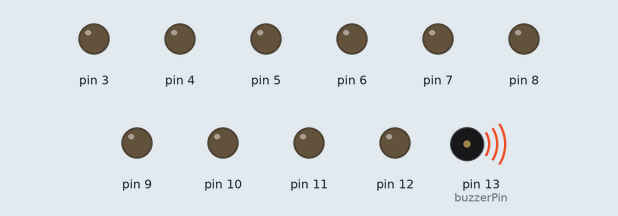
The sketch below on a simulated Arduino Uno, built with avr-gcc and run on an emulated ATmega328P. Parts: output pins drawn as LEDs (lit = HIGH), buzzer (waves = sounding).

Above: at 0.1 s.
At 13.07 s:
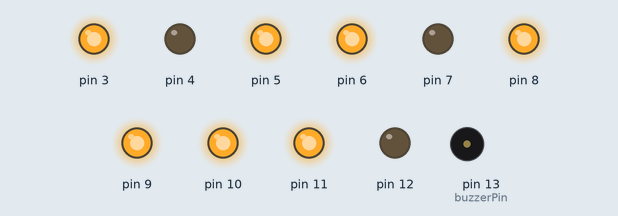
At 14.57 s:
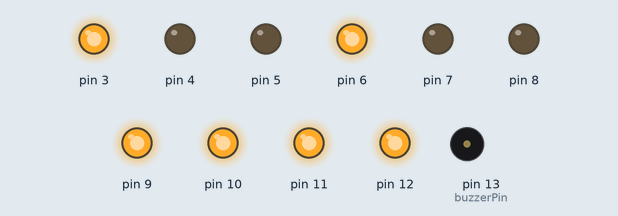
At 16.57 s:
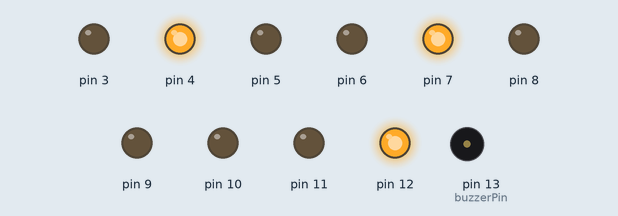
At 19.8 s:
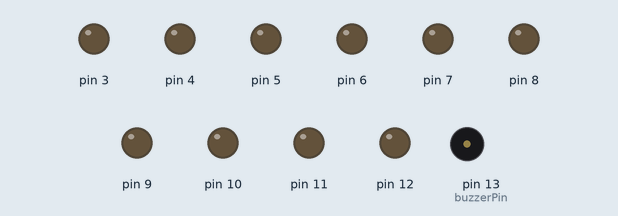
At 39.53 s:
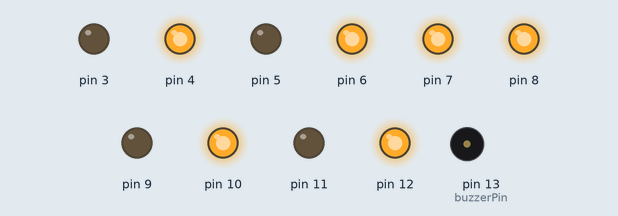
Timing chart, 0 to 40.0 s (numbered marks = the images above):
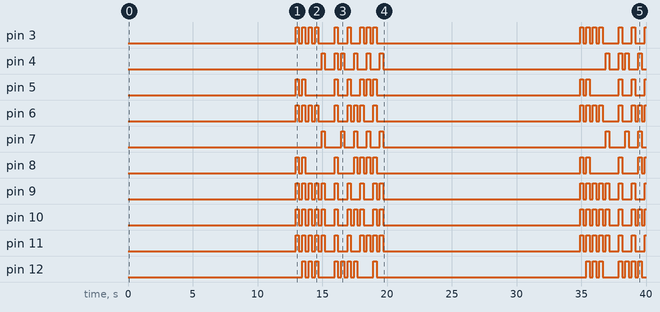

The sketch:

christmas.ino
```cpp
// Welcome to Arduino!

// If you're brand-new to this, there will be some new things to
// learn, but we'll jump right in and explain things as we go.

// The Arduino is a tiny computer that runs programs called
// "sketches". These are text files written using instructions
// the computer understances. You're reading a sketch right now.

// Sketches have computer code in them, but also (hopefully)
// "comments" that explain what the code does. Comments and code
// will have different colors in the editor so you can tell them
// apart.

// This is a comment - anything on a line after "//" is ignored
// by the computer.

/* This is also a comment - this one can be multi-line, but it
must start and end with these characters */

// A "function" is a named block of code, that performs a specific,
// well, function. Many useful functions are already built-in to
// the Arduino; others you'll name and write yourself for your
// own purposes.

// All Arduino sketches MUST have two specific functions, named
// "setup()" and "loop()". The Arduino runs these functions
// automatically when it starts up or if you press the reset
// button. You'll typically fill these function "shells" with your
// own code. Let's get started!


// The setup() function runs once when the sketch starts.
// You'll use it for things you need to do first, or only once:
const int buzzerPin = 13;
const int songLength = 28;
char notes[] = "ggagCb ggagDC ggGECba FFECDC";
int beats[] = {1,1,2,2,2,3,1,1,1,2,2,2,3,1,1,1,2,2,2,2,2,1,1,1,2,2,2,4};

void setup()
{
  // The Arduino has 13 digital input/output pins. These pins
  // can be configured as either inputs or outputs. We set this
  // up with a built-in function called pinMode().

  // The pinMode() function takes two values, which you type in
  // the parenthesis after the function name. The first value is
  // a pin number, the second value is the word INPUT or OUTPUT.

  // Here we'll set up pin 13 (the one connected to a LED) to be
  // an output. We're doing this because we need to send voltage
  // "out" of the Arduino to the LED.

  pinMode(12, OUTPUT);
  pinMode(11, OUTPUT);
  pinMode(10, OUTPUT);
  pinMode(9, OUTPUT);
  pinMode(8, OUTPUT);
  pinMode(7, OUTPUT);
  pinMode(6, OUTPUT);
  pinMode(5, OUTPUT);
  pinMode(4, OUTPUT);
  pinMode(3, OUTPUT);
  pinMode(buzzerPin, OUTPUT);
  // By the way, the Arduino offers many useful built-in functions
  // like this one. You can find information on all of them at the
  // Arduino website: http://arduino.cc/en/Reference
}


//      12
//    9   11
//      10
//    6   8
//      7
//    3   5
//        4
   int tempo = 250;


void loop()
{

  int i, duration;

  for (i = 0; i < songLength; i++) // step through the song arrays
  {
    duration = beats[i] * tempo;  // length of note/rest in ms

    if (notes[i] == ' ')          // is this a rest?
    {
      delay(duration);            // then pause for a moment
    }
    else                          // otherwise, play the note
    {
      tone(buzzerPin, frequency(notes[i]), duration);
      delay(duration);            // wait for tone to finish
    }
    delay(tempo/10);              // brief pause between notes
  }


  char message[] = {'H','A','P','P','Y','_','B','I','R','T','H','D','A','Y'};

  for(int i = 0; i<15;i++)
  {
    tell(message[i]);
  }

  delay(tempo*7);
}

void turnOn()
{
  digitalWrite(12, HIGH);
  digitalWrite(11, HIGH);
  digitalWrite(10, HIGH);
  digitalWrite(9, HIGH);
  digitalWrite(8, HIGH);
  digitalWrite(7, HIGH);
  digitalWrite(6, HIGH);
  digitalWrite(5, HIGH);
  digitalWrite(4, HIGH);
  digitalWrite(3, HIGH);
}

void turnOff()
{
  digitalWrite(12, LOW);
  digitalWrite(11, LOW);
  digitalWrite(10, LOW);
  digitalWrite(9, LOW);
  digitalWrite(8, LOW);
  digitalWrite(7, LOW);
  digitalWrite(6, LOW);
  digitalWrite(5, LOW);
  digitalWrite(4, LOW);
  digitalWrite(3, LOW);
}

void tell(char letter)
{
  if(letter == 'A')
  {
    digitalWrite(3, HIGH);
    digitalWrite(6, HIGH);
    digitalWrite(9, HIGH);
    digitalWrite(10, HIGH);
    digitalWrite(5, HIGH);
    digitalWrite(8, HIGH);
    digitalWrite(11, HIGH);
    digitalWrite(12, HIGH);
    delay(tempo);

    digitalWrite(3, LOW);
    digitalWrite(6, LOW);
    digitalWrite(9, LOW);
    digitalWrite(10, LOW);
    digitalWrite(5, LOW);
    digitalWrite(8, LOW);
    digitalWrite(11, LOW);
    digitalWrite(12, LOW);
  }

  if(letter == 'B')
  {
    digitalWrite(3, HIGH);
    digitalWrite(4, HIGH);
    digitalWrite(6, HIGH);
    digitalWrite(9, HIGH);
    digitalWrite(10, HIGH);
    digitalWrite(5, HIGH);
    digitalWrite(8, HIGH);
    digitalWrite(11, HIGH);
    digitalWrite(12, HIGH);
    delay(tempo);

    digitalWrite(3, LOW);
    digitalWrite(4, LOW);
    digitalWrite(6, LOW);
    digitalWrite(9, LOW);
    digitalWrite(10, LOW);
    digitalWrite(5, LOW);
    digitalWrite(8, LOW);
    digitalWrite(11, LOW);
    digitalWrite(12, LOW);
  }

  if(letter == 'D')
  {
    digitalWrite(3, HIGH);
    digitalWrite(4, HIGH);
    digitalWrite(5, HIGH);
    digitalWrite(8, HIGH);
    digitalWrite(11, HIGH);
    digitalWrite(7, HIGH);
    delay(tempo);

    digitalWrite(3, LOW);
    digitalWrite(4, LOW);
    digitalWrite(5, LOW);
    digitalWrite(8, LOW);
    digitalWrite(11, LOW);
    digitalWrite(7, LOW);
  }

  if(letter == 'E')   //.
  {
      turnOn();
      delay(tempo);
      turnOff();
  }

  if(letter == 'H')   //....
  {
    digitalWrite(3, HIGH);
    digitalWrite(6, HIGH);
    digitalWrite(9, HIGH);
    digitalWrite(10, HIGH);
    digitalWrite(5, HIGH);
    digitalWrite(8, HIGH);
    digitalWrite(11, HIGH);
    delay(tempo);

    digitalWrite(3, LOW);
    digitalWrite(6, LOW);
    digitalWrite(9, LOW);
    digitalWrite(10, LOW);
    digitalWrite(5, LOW);
    digitalWrite(8, LOW);
    digitalWrite(11, LOW);
  }

    if(letter == 'I')   //....
  {
    digitalWrite(4, HIGH);
    digitalWrite(7, HIGH);
    digitalWrite(12, HIGH);
    delay(tempo);

    digitalWrite(4, LOW);
    digitalWrite(7, LOW);
    digitalWrite(12, LOW);
  }

  if(letter == 'L')   //.-..
  {
    turnOn();
    delay(tempo);
    turnOff();
    delay(tempo);

    turnOn();
    delay(3*tempo);
    turnOff();
    delay(tempo);

    turnOn();
    delay(tempo);
    turnOff();
    delay(tempo);

    turnOn();
    delay(tempo);
    turnOff();
  }

  if(letter == 'O')   //---
  {
    turnOn();
    delay(3*tempo);
    turnOff();
    delay(tempo);

    turnOn();
    delay(3*tempo);
    turnOff();
    delay(tempo);

    turnOn();
    delay(3*tempo);
    turnOff();
  }

  if(letter == 'P')
  {
    digitalWrite(3, HIGH);
    digitalWrite(6, HIGH);
    digitalWrite(9, HIGH);
    digitalWrite(10, HIGH);
    digitalWrite(11, HIGH);
    digitalWrite(12, HIGH);
    delay(tempo);

    digitalWrite(3, LOW);
    digitalWrite(6, LOW);
    digitalWrite(9, LOW);
    digitalWrite(10, LOW);
    digitalWrite(11, LOW);
    digitalWrite(12, LOW);
  }

  if(letter == 'R')
  {
    digitalWrite(3, HIGH);
    digitalWrite(6, HIGH);
    digitalWrite(9, HIGH);
    digitalWrite(10, HIGH);
    digitalWrite(11, HIGH);
    digitalWrite(12, HIGH);
    digitalWrite(5, HIGH);
    delay(tempo);

    digitalWrite(3, LOW);
    digitalWrite(6, LOW);
    digitalWrite(9, LOW);
    digitalWrite(10, LOW);
    digitalWrite(11, LOW);
    digitalWrite(12, LOW);
    digitalWrite(5, LOW);
  }

  if(letter == 'T')
  {
    digitalWrite(4, HIGH);
    digitalWrite(7, HIGH);
    digitalWrite(10, HIGH);
    digitalWrite(6, HIGH);
    digitalWrite(8, HIGH);
    digitalWrite(12, HIGH);

    delay(tempo);

    digitalWrite(4, LOW);
    digitalWrite(7, LOW);
    digitalWrite(10, LOW);
    digitalWrite(6, LOW);
    digitalWrite(8, LOW);
    digitalWrite(12, LOW);
  }


  if(letter == 'Y')
  {
    digitalWrite(4, HIGH);
    digitalWrite(7, HIGH);
    digitalWrite(10, HIGH);
    digitalWrite(9, HIGH);
    digitalWrite(11, HIGH);

    delay(tempo);

    digitalWrite(4, LOW);
    digitalWrite(7, LOW);
    digitalWrite(10, LOW);
    digitalWrite(9, LOW);
    digitalWrite(11, LOW);
  }

  if(letter == '_')
  {
    delay(tempo);
  }

  delay(tempo);
}


int frequency(char note)
{
  // This function takes a note character (a-g), and returns the
  // corresponding frequency in Hz for the tone() function.

  int i;
  const int numNotes = 12;  // number of notes we're storing

  // The following arrays hold the note characters and their
  // corresponding frequencies. The last "C" note is uppercase
  // to separate it from the first lowercase "c". If you want to
  // add more notes, you'll need to use unique characters.

  // For the "char" (character) type, we put single characters
  // in single quotes.

  char names[] = { 'c', 'd', 'e', 'f', 'g', 'a', 'b', 'C', 'D','E', 'F', 'G'};
  int frequencies[] = {262, 294, 330, 349, 392, 440, 494, 523, 587, 659, 698, 784};

  // Now we'll search through the letters in the array, and if
  // we find it, we'll return the frequency for that note.

  for (i = 0; i < numNotes; i++)  // Step through the notes
  {
    if (names[i] == note)         // Is this the one?
    {
      return(frequencies[i]);     // Yes! Return the frequency
    }
  }
  return(0);  // We looked through everything and didn't find it,
              // but we still need to return a value, so return 0.
}
```

Measured:
- by itself, pin 3: LOW → HIGH at 13.0 s, → LOW 0.25 s later, → HIGH 0.25 s later, → LOW 0.25 s later, … (31 changes in this stretch)
- by itself, pin 4: LOW → HIGH at 15.0 s, → LOW 0.25 s later, → HIGH 0.75 s later, → LOW 0.25 s later, … (20 changes in this stretch)
- by itself, pin 5: LOW → HIGH at 13.0 s, → LOW 0.25 s later, → HIGH 0.25 s later, → LOW 0.25 s later, … (23 changes in this stretch)
- by itself, pin 6: LOW → HIGH at 13.0 s, → LOW 0.25 s later, → HIGH 0.25 s later, → LOW 0.25 s later, … (33 changes in this stretch)
- by itself, pin 7: LOW → HIGH at 15.0 s, → LOW 0.25 s later, → HIGH 1.3 s later, → LOW 0.25 s later, … (16 changes in this stretch)
- by itself, pin 8: LOW → HIGH at 13.0 s, → LOW 0.25 s later, → HIGH 0.25 s later, → LOW 0.25 s later, … (23 changes in this stretch)
- by itself, pin 9: LOW → HIGH at 13.0 s, → LOW 0.25 s later, → HIGH 0.25 s later, → LOW 0.25 s later, … (35 changes in this stretch)
- by itself, pin 10: LOW → HIGH at 13.0 s, → LOW 0.25 s later, → HIGH 0.25 s later, → LOW 0.25 s later, … (39 changes in this stretch)
